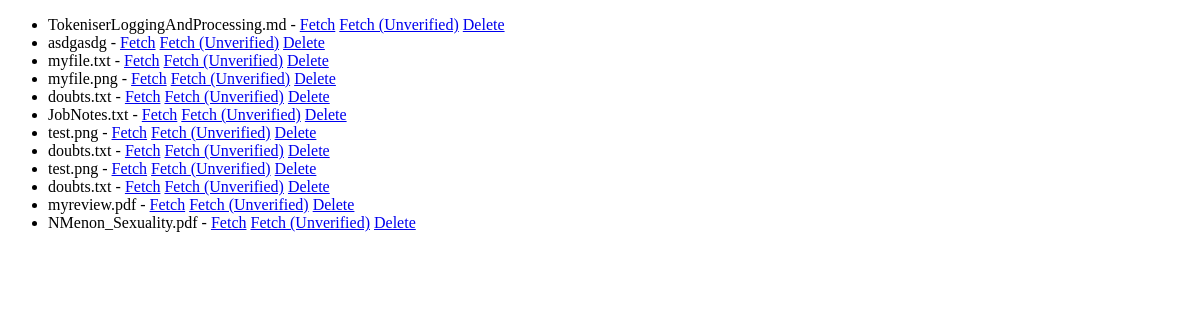
Page /medimode/my_documents (signed in) on the earlier database version.
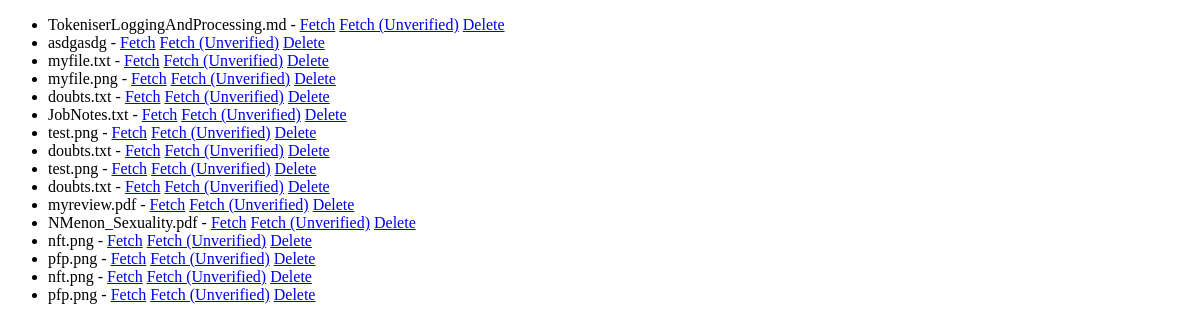
Same page on the later database version.
### medimode/models/interaction_models.py (models this page shows)
class Shareable(Document):
	owner = models.ForeignKey(to=Profile, on_delete=models.DO_NOTHING, related_name='owned_shareables')
	shared_with = models.ManyToManyField(to=Profile, related_name='can_access', blank=True)

### medimode/models/doc_models.py (models this page shows, shortened)
class Document(models.Model):
	doc_file = models.FileField(upload_to='uploads/documents')
	doc_hash = models.CharField(max_length=256, default='')
	filename = models.CharField(max_length=100)

### medimode/views.py (the view)
# urls.py: path('my_documents', views.MyDocuments.as_view(), name='my_documents'),
class MyDocuments(AuthListView):
	model = Shareable
	def get_queryset(self):
		return Shareable.objects.filter(owner=self.request.user.profile) | Shareable.objects.filter(
			shared_with=self.request.user.profile)

### medimode/views_base.py (called while the page is built)
	def test_func(self):
		return self.request.user.is_staff or self.request.user.profile.approved

### templates/medimode/shareable_list.html (shortened to what this page needs)
<!DOCTYPE html>
<html lang="en">
<head>
</head>
<body>
{% block content %}
    <ul>
        {% for document in object_list %}
            <li>{{ document.filename }} -
                <a href="/medimode/media/verify/{{ document.doc_file.name }}">Fetch</a>
                <a href="/medimode/media/{{ document.doc_file.name }}">Fetch (Unverified)</a>
                <a href="/medimode/media/delete/{{ document.doc_file.name }}">Delete</a>
            </li>
        {% endfor %}
    </ul>
{% endblock %}
</body>
</html>

Differences in the rows shown:
added Shareable: filename "nft.png"
added Shareable: filename "pfp.png"
added Shareable: filename "nft.png"
added Shareable: filename "pfp.png"
